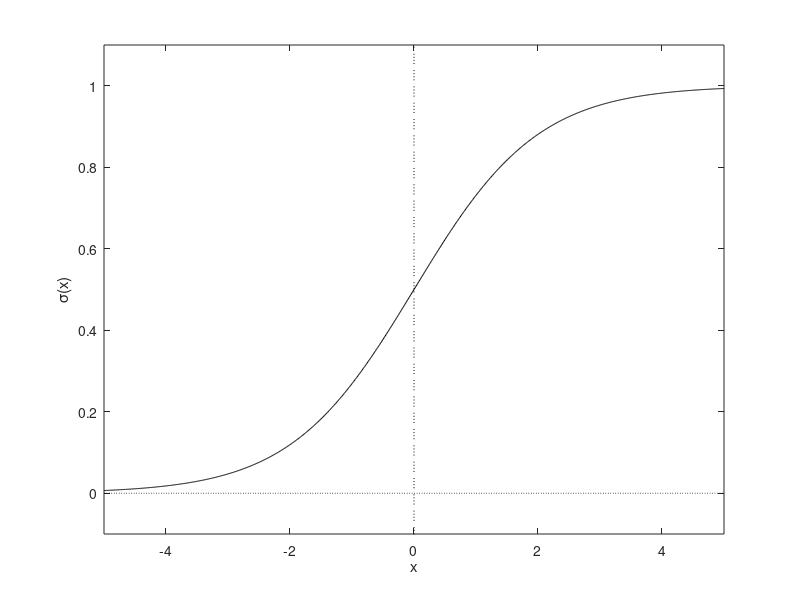

Reproduce this figure in MATLAB.
clear all, close all

x = linspace(-5, 5, 1e3);
relu = 1./(1+exp(-x));

ax = linspace(-5,5,1e3);

plot(x, relu, 'k-', 0*ax, ax, 'k:', ax, 0*ax, 'k:')
xlabel('x')
ylabel('\sigma(x)')
axis([-5, 5, -.1, 1.1])